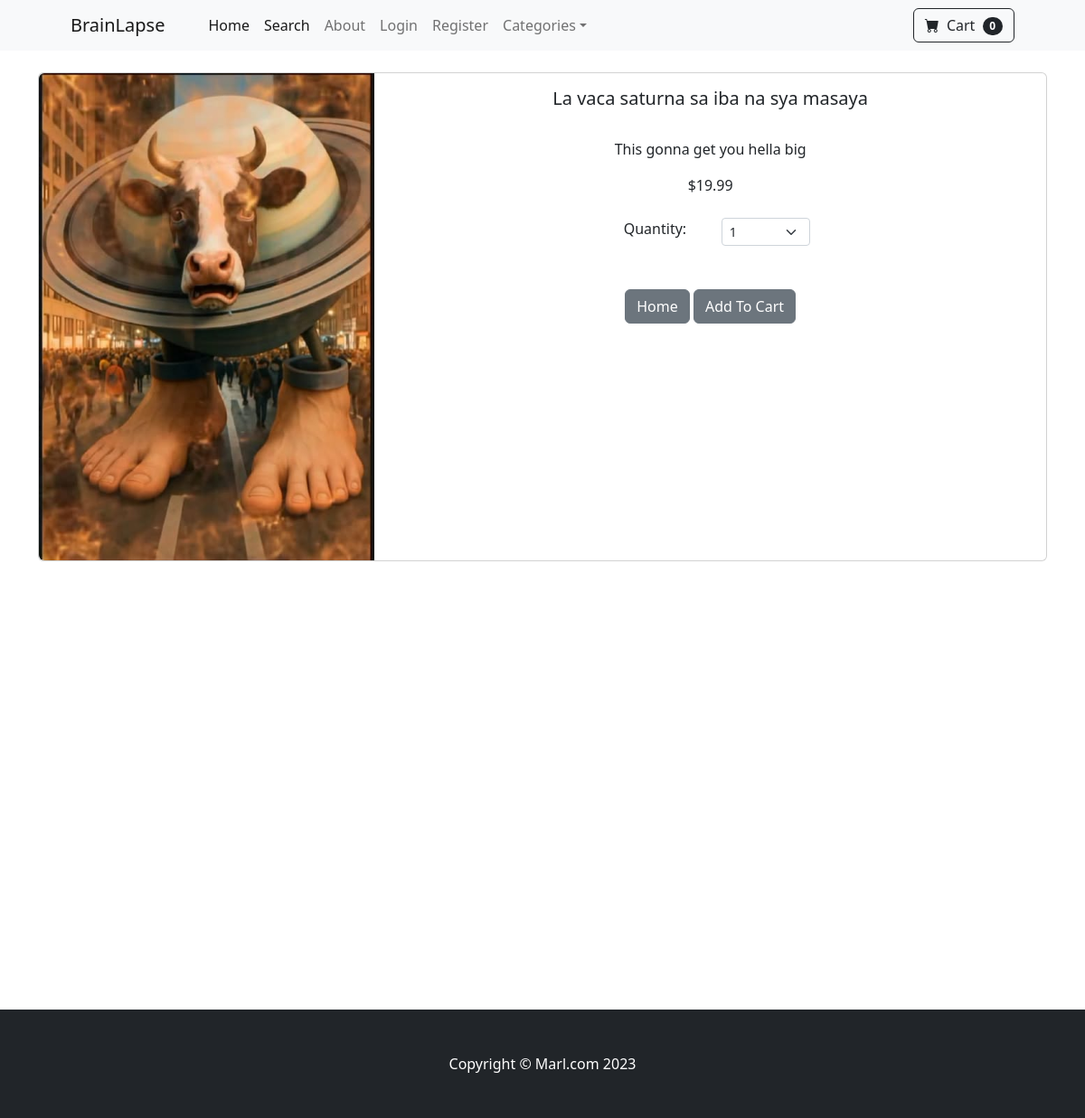
The app's page /product/3 with its own data.
### store/models.py (models this page shows, shortened)
class Product(models.Model):
	name = models.CharField(max_length=100)
	price = models.DecimalField(default=0, decimal_places=2, max_digits=6)
	category = models.ForeignKey(Category, on_delete=models.CASCADE, default=1)
	description = models.CharField(max_length=250, default='', blank=True, null=True)
	image = models.ImageField(upload_to='uploads/product/')
	is_sale = models.BooleanField(default=False)
	sale_price = models.DecimalField(default=0, decimal_places=2, max_digits=6)

### store/views.py (the view)
# urls.py: path('product/<int:pk>', views.product, name='product'),
def product(request,pk):
	product = Product.objects.get(id=pk)
	return render(request, 'product.html', {'product':product})

### cart/cart.py (called while the page is built)
	def __len__(self):
		return len(self.cart)

### cart/context_processors.py (called while the page is built)
def cart(request):
	return {'cart': Cart(request)}

### store/templates/product.html (shortened to what this page needs)
{% extends 'base.html' %}
{% block content %}
<div class="container">
<br/>
<div class="card mb-3">
  <div class="row g-0">
    <div class="col-md-4">
      <img src="{{ product.image.url }}" class="img-fluid rounded-start" alt="...">
    </div>
    <div class="col-md-8">
      <div class="card-body">
        <center>
        <h5 class="card-title">{{ product.name }}</h5>
        <br/>
        <p class="card-text justified">{{ product.description }}</p>
        {% if product.is_sale %}
        <div class="d-flex justify-content-center small text-warning mb-2">
                <div class="bi-star-fill"></div>
                &nbsp;&nbsp;Sale!&nbsp;&nbsp;
                <div class="bi-star-fill"></div>
                </div>
                <strike>
                ${{ product.price }}
                </strike>
                &nbsp;
                ${{ product.sale_price }}
        {% else %}
            ${{ product.price }}
        {% endif %}
            <br/><br/>
<div class="row justify-content-center">
    <div class="col-md-2">Quantity:</div>
                <div class="col-md-2">
                <select class="form-select form-select-sm" id="qty-cart">
                  <option value="1">1</option>
                </select>
                </div>
            </div>
            <br/><br/>
        <a href="{% url 'home'%}" class="btn btn-secondary">Home</a>
        <button type="button" value="{{ product.id }}" class="btn btn-secondary" id="add-cart">Add To Cart</button>
    </center>
      </div>
    </div>
  </div>
</div>
</div>
<br/><br/><br/><br/><br/><br/><br/><br/><br/><br/><br/><br/><br/><br/><br/><br/><br/><br/><br/><br/>
{% endblock %}

### records on screen
Product: image (picture), name "La vaca saturna sa iba na sya masaya", description "This gonna get you hella big", price "19.99"

### other values on screen
{{ cart|length }} "0"
